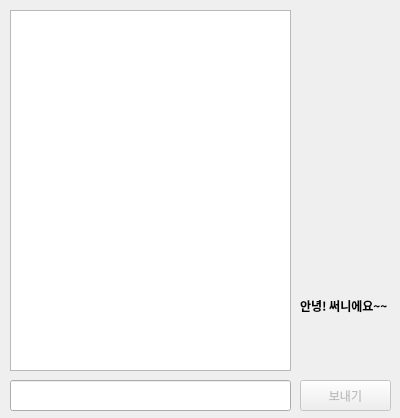
<?xml version="1.0" encoding="UTF-8"?>
<ui version="4.0">
 <class>geminiNoh</class>
 <widget class="QDialog" name="geminiNoh">
  <property name="geometry">
   <rect>
    <x>0</x>
    <y>0</y>
    <width>400</width>
    <height>418</height>
   </rect>
  </property>
  <property name="windowTitle">
   <string>Dialog</string>
  </property>
  <property name="windowIcon">
   <iconset>
    <normaloff>G:/내 드라이브/90. 우송대학교/43. 로고/3D캐릭터예진이.PNG</normaloff>G:/내 드라이브/90. 우송대학교/43. 로고/3D캐릭터예진이.PNG</iconset>
  </property>
  <widget class="QLabel" name="myPic">
   <property name="geometry">
    <rect>
     <x>300</x>
     <y>30</y>
     <width>81</width>
     <height>81</height>
    </rect>
   </property>
   <property name="text">
    <string/>
   </property>
   <property name="pixmap">
    <pixmap>../../../NotebookLM Mind Map.png</pixmap>
   </property>
  </widget>
  <widget class="QPushButton" name="btnSent">
   <property name="enabled">
    <bool>false</bool>
   </property>
   <property name="geometry">
    <rect>
     <x>300</x>
     <y>380</y>
     <width>91</width>
     <height>31</height>
    </rect>
   </property>
   <property name="text">
    <string>보내기</string>
   </property>
  </widget>
  <widget class="QLineEdit" name="lineEditMyQuestion">
   <property name="geometry">
    <rect>
     <x>10</x>
     <y>380</y>
     <width>281</width>
     <height>31</height>
    </rect>
   </property>
  </widget>
  <widget class="QLabel" name="label_2">
   <property name="geometry">
    <rect>
     <x>300</x>
     <y>320</y>
     <width>101</width>
     <height>91</height>
    </rect>
   </property>
   <property name="text">
    <string/>
   </property>
   <property name="pixmap">
    <pixmap>G:/내 드라이브/90. 우송대학교/43. 로고/3D캐릭터예진이.PNG</pixmap>
   </property>
   <property name="scaledContents">
    <bool>true</bool>
   </property>
  </widget>
  <widget class="QTextBrowser" name="answerDisplay">
   <property name="geometry">
    <rect>
     <x>10</x>
     <y>10</y>
     <width>281</width>
     <height>361</height>
    </rect>
   </property>
  </widget>
  <widget class="QLabel" name="label">
   <property name="geometry">
    <rect>
     <x>300</x>
     <y>290</y>
     <width>101</width>
     <height>31</height>
    </rect>
   </property>
   <property name="font">
    <font>
     <family>신촌랩소디 TTF ExtraBold</family>
     <weight>75</weight>
     <bold>true</bold>
    </font>
   </property>
   <property name="text">
    <string>안녕! 써니에요~~</string>
   </property>
  </widget>
 </widget>
 <resources/>
 <connections/>
</ui>
